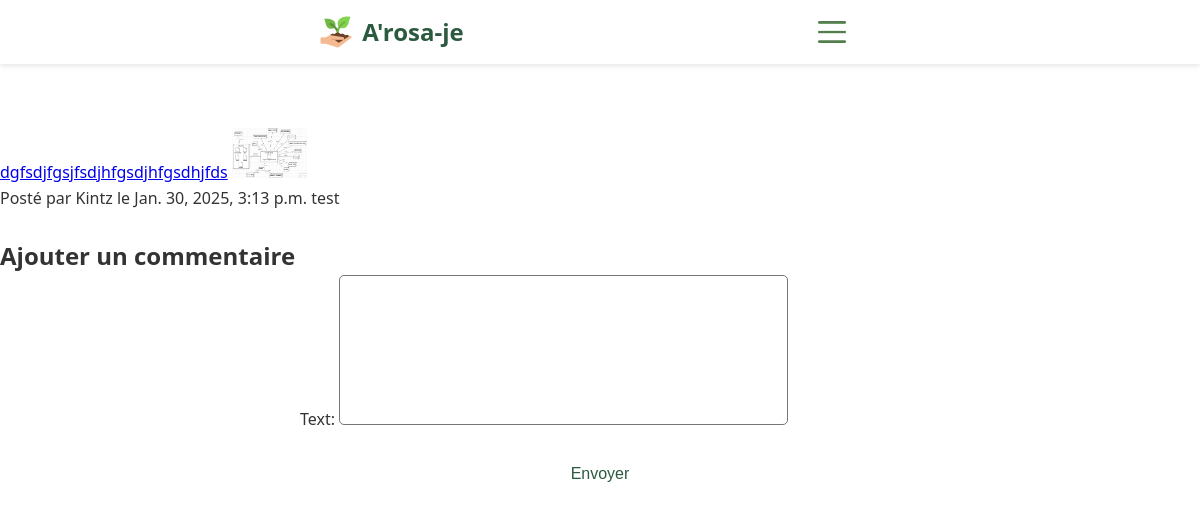
Screenshot of /demande_aide/14/ (signed in) with the database file from the repository.
### pageprincipale/models.py (models this page shows, shortened)
class Message(models.Model):
    id_message=models.AutoField(primary_key=True)
    User = models.ForeignKey('Utilisateur', on_delete=models.CASCADE)
    text=models.CharField(max_length=500)
    date_demande = models.DateTimeField(auto_now_add=True)
    photo= models.ImageField(upload_to='photos_plantes/', blank=True, null=True)

class Utilisateur(models.Model):
    id_utilisateur = models.AutoField(primary_key=True)  # ID de l'utilisateur
    is_pro = models.BooleanField(default=False)  # Si l'utilisateur est professionnel
    pseudo = models.CharField(max_length=255)  # Pseudo
    password = models.CharField(max_length=255)  # Mot de passe
    adresse = models.ForeignKey(Adresse, on_delete=models.CASCADE)  # Clé étrangère vers Adresse
    longitude = models.FloatField(null=True, blank=True)
    latitude = models.FloatField(null=True, blank=True)
    REQUIRED_FIELDS = ['password']
    USERNAME_FIELD = 'pseudo'

### pageprincipale/views.py (the view)
# urls.py: path('demande_aide/<int:id>/',demande_aide,name='demande_aide'),
def demande_aide(request,id):
    logged_user = get_logged_form_request(request)
    if logged_user:
        if request.method == 'POST':
            form = CommentaireForm(request.POST)
            if form.is_valid():
                Com = form.save(commit=False)
                Com.User= logged_user  # Associer l'utilisateur connecté
                Com.demande=Message.objects.get(id_message=id)
                Com.save()
                return redirect('demande_aide', id=id)
        else:
            form = CommentaireForm()
        message = Message.objects.get(id_message=id)
        reponses = message.commentaires.all().order_by('-date_creation')
        return render(request, 'demande_aide.html',
                      {'logged_user': logged_user, 'message': message, 'reponses': reponses,'form':form})
    else:
        return redirect('login')

### pageprincipale/forms.py (shortened to what this page needs)
class CommentaireForm(forms.ModelForm):
    class Meta:
        model = Commentaire
        fields = ['text']

### pageprincipale/views.py (called while the page is built)
def get_logged_form_request(request):
    if 'logged_user_id' in request.session:
        logged_user_id = request.session['logged_user_id']
        try:
            return Utilisateur.objects.get(id_utilisateur=logged_user_id)
        except Utilisateur.DoesNotExist:
            return None
    return None

### pageprincipale/templates/demande_aide.html (shortened to what this page needs)
{% extends "pagedebase.html" %}
{% block content %}
<br><br><br><br><br>
{% if message.photo %}
            <a href="{% url 'demande_aide' message.id_message %}">{{ message.text }}</a>
            <img src="{{ message.photo.url}}" class="maxImgW">
            <p>Posté par {{ message.User.pseudo }}  le {{ message.date_demande }}
            test</p>
            {% else %}
             <a href="{% url 'demande_aide' message.id_message %}">{{ message.text }}</a>
            <p>Posté par {{ message.User.pseudo }}  {% if message.User.is_pro == True %}
            🪴
    {% endif %} le {{ message.date_demande }}
            </p>
            {% endif %}
<ul>
    <li>
    </li>
</ul>
<h2>Ajouter un commentaire</h2>
 <form method="POST" enctype="multipart/form-data">
        {{ form.as_p }}
        <button type="submit">Envoyer</button>
    </form>
{% endblock %}

### pageprincipale/static/css/style.css (style rules this page uses)
* { margin: 0; padding: 0; box-sizing: border-box; }
body { font-family: "Segoe UI", Tahoma, Geneva, Verdana, sans-serif; line-height: 1.6; color: #333; }
form { max-width: 600px; margin: 0 auto; display: flex; flex-direction: column; gap: 1rem; }
input, textarea { padding: 1rem; border-radius: 5px; font-size: 1rem; }
textarea { height: 150px; resize: none; }
button { padding-top: 50px; padding-bottom: 50px; padding: 1rem 2rem; background-color: white; color: #2c5a3f; border: none; border-radius: 5px; font-size: 1rem; cursor: pointer; transition: background-color 0.3s; }
img.maxImgW { max-width: 75px; max-height: 75px; }

### rows the page displays
Message: text "dgfsdjfgsjfsdjhfgsdjhfgsdhjfds", photo (picture), User.pseudo "Kintz", date_demande "Jan. 30, 2025, 3:13 p.m."
